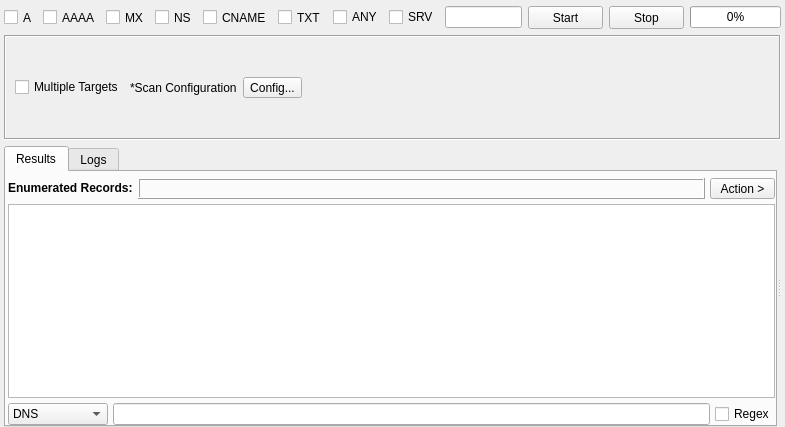
<?xml version="1.0" encoding="UTF-8"?>
<ui version="4.0">
 <class>Dns</class>
 <widget class="QWidget" name="Dns">
  <property name="geometry">
   <rect>
    <x>0</x>
    <y>0</y>
    <width>785</width>
    <height>427</height>
   </rect>
  </property>
  <property name="windowTitle">
   <string>Form</string>
  </property>
  <property name="styleSheet">
   <string notr="true"/>
  </property>
  <layout class="QVBoxLayout" name="verticalLayout_2">
   <property name="leftMargin">
    <number>4</number>
   </property>
   <property name="topMargin">
    <number>6</number>
   </property>
   <property name="rightMargin">
    <number>4</number>
   </property>
   <property name="bottomMargin">
    <number>0</number>
   </property>
   <item>
    <layout class="QHBoxLayout" name="horizontalLayout_3">
     <item>
      <widget class="QCheckBox" name="checkBoxA">
       <property name="maximumSize">
        <size>
         <width>16777215</width>
         <height>15</height>
        </size>
       </property>
       <property name="text">
        <string>A</string>
       </property>
      </widget>
     </item>
     <item>
      <widget class="QCheckBox" name="checkBoxAAAA">
       <property name="maximumSize">
        <size>
         <width>16777215</width>
         <height>15</height>
        </size>
       </property>
       <property name="text">
        <string>AAAA</string>
       </property>
      </widget>
     </item>
     <item>
      <widget class="QCheckBox" name="checkBoxMX">
       <property name="maximumSize">
        <size>
         <width>16777215</width>
         <height>15</height>
        </size>
       </property>
       <property name="font">
        <font>
         <weight>50</weight>
         <bold>false</bold>
        </font>
       </property>
       <property name="text">
        <string>MX</string>
       </property>
      </widget>
     </item>
     <item>
      <widget class="QCheckBox" name="checkBoxNS">
       <property name="maximumSize">
        <size>
         <width>16777215</width>
         <height>15</height>
        </size>
       </property>
       <property name="font">
        <font>
         <weight>50</weight>
         <bold>false</bold>
        </font>
       </property>
       <property name="text">
        <string>NS</string>
       </property>
      </widget>
     </item>
     <item>
      <widget class="QCheckBox" name="checkBoxCNAME">
       <property name="maximumSize">
        <size>
         <width>16777215</width>
         <height>15</height>
        </size>
       </property>
       <property name="font">
        <font>
         <weight>50</weight>
         <bold>false</bold>
        </font>
       </property>
       <property name="text">
        <string>CNAME</string>
       </property>
      </widget>
     </item>
     <item>
      <widget class="QCheckBox" name="checkBoxTXT">
       <property name="maximumSize">
        <size>
         <width>16777215</width>
         <height>15</height>
        </size>
       </property>
       <property name="font">
        <font>
         <weight>50</weight>
         <bold>false</bold>
        </font>
       </property>
       <property name="text">
        <string>TXT</string>
       </property>
      </widget>
     </item>
     <item>
      <widget class="QCheckBox" name="checkBoxANY">
       <property name="text">
        <string>ANY</string>
       </property>
      </widget>
     </item>
     <item>
      <widget class="QCheckBox" name="checkBoxSRV">
       <property name="text">
        <string>SRV</string>
       </property>
      </widget>
     </item>
     <item>
      <widget class="QLineEdit" name="lineEditTarget"/>
     </item>
     <item>
      <widget class="QPushButton" name="buttonStart">
       <property name="sizePolicy">
        <sizepolicy hsizetype="Fixed" vsizetype="Fixed">
         <horstretch>0</horstretch>
         <verstretch>0</verstretch>
        </sizepolicy>
       </property>
       <property name="minimumSize">
        <size>
         <width>75</width>
         <height>23</height>
        </size>
       </property>
       <property name="styleSheet">
        <string notr="true"/>
       </property>
       <property name="text">
        <string>Start</string>
       </property>
      </widget>
     </item>
     <item>
      <widget class="QPushButton" name="buttonStop">
       <property name="sizePolicy">
        <sizepolicy hsizetype="Fixed" vsizetype="Fixed">
         <horstretch>0</horstretch>
         <verstretch>0</verstretch>
        </sizepolicy>
       </property>
       <property name="minimumSize">
        <size>
         <width>75</width>
         <height>23</height>
        </size>
       </property>
       <property name="styleSheet">
        <string notr="true"/>
       </property>
       <property name="text">
        <string>Stop</string>
       </property>
      </widget>
     </item>
     <item>
      <widget class="QProgressBar" name="progressBar">
       <property name="minimumSize">
        <size>
         <width>0</width>
         <height>0</height>
        </size>
       </property>
       <property name="maximumSize">
        <size>
         <width>16777215</width>
         <height>16777215</height>
        </size>
       </property>
       <property name="styleSheet">
        <string notr="true"/>
       </property>
       <property name="value">
        <number>0</number>
       </property>
      </widget>
     </item>
    </layout>
   </item>
   <item>
    <widget class="QFrame" name="frame">
     <property name="frameShape">
      <enum>QFrame::Box</enum>
     </property>
     <property name="frameShadow">
      <enum>QFrame::Sunken</enum>
     </property>
     <layout class="QHBoxLayout" name="horizontalLayout_4">
      <property name="leftMargin">
       <number>9</number>
      </property>
      <property name="topMargin">
       <number>6</number>
      </property>
      <property name="rightMargin">
       <number>9</number>
      </property>
      <property name="bottomMargin">
       <number>6</number>
      </property>
      <item>
       <widget class="QCheckBox" name="checkBoxMultipleTargets">
        <property name="text">
         <string>Multiple Targets</string>
        </property>
        <property name="checked">
         <bool>false</bool>
        </property>
       </widget>
      </item>
      <item>
       <widget class="QLabel" name="label_4">
        <property name="text">
         <string>*Scan Configuration</string>
        </property>
       </widget>
      </item>
      <item>
       <widget class="QToolButton" name="buttonConfig">
        <property name="minimumSize">
         <size>
          <width>0</width>
          <height>19</height>
         </size>
        </property>
        <property name="styleSheet">
         <string notr="true"/>
        </property>
        <property name="text">
         <string>Config...</string>
        </property>
       </widget>
      </item>
      <item>
       <spacer name="horizontalSpacer">
        <property name="orientation">
         <enum>Qt::Horizontal</enum>
        </property>
        <property name="sizeHint" stdset="0">
         <size>
          <width>159</width>
          <height>13</height>
         </size>
        </property>
       </spacer>
      </item>
     </layout>
    </widget>
   </item>
   <item>
    <widget class="QSplitter" name="splitter">
     <property name="orientation">
      <enum>Qt::Horizontal</enum>
     </property>
     <widget class="QWidget" name="layoutWidget">
      <layout class="QHBoxLayout" name="horizontalLayout_2">
       <item>
        <widget class="QTabWidget" name="tabWidgetResults">
         <property name="styleSheet">
          <string notr="true"/>
         </property>
         <property name="currentIndex">
          <number>0</number>
         </property>
         <widget class="QWidget" name="tabResults">
          <attribute name="title">
           <string>Results</string>
          </attribute>
          <layout class="QVBoxLayout" name="verticalLayout_7">
           <property name="spacing">
            <number>5</number>
           </property>
           <property name="leftMargin">
            <number>2</number>
           </property>
           <property name="topMargin">
            <number>6</number>
           </property>
           <property name="rightMargin">
            <number>0</number>
           </property>
           <property name="bottomMargin">
            <number>0</number>
           </property>
           <item>
            <layout class="QHBoxLayout" name="horizontalLayout_6">
             <item>
              <widget class="QLabel" name="label_5">
               <property name="sizePolicy">
                <sizepolicy hsizetype="Maximum" vsizetype="Maximum">
                 <horstretch>0</horstretch>
                 <verstretch>0</verstretch>
                </sizepolicy>
               </property>
               <property name="font">
                <font>
                 <weight>75</weight>
                 <bold>true</bold>
                </font>
               </property>
               <property name="text">
                <string>Enumerated Records:</string>
               </property>
              </widget>
             </item>
             <item>
              <widget class="QLabel" name="labelResultsCount">
               <property name="sizePolicy">
                <sizepolicy hsizetype="Preferred" vsizetype="Preferred">
                 <horstretch>0</horstretch>
                 <verstretch>0</verstretch>
                </sizepolicy>
               </property>
               <property name="minimumSize">
                <size>
                 <width>0</width>
                 <height>0</height>
                </size>
               </property>
               <property name="maximumSize">
                <size>
                 <width>16777215</width>
                 <height>16777215</height>
                </size>
               </property>
               <property name="styleSheet">
                <string notr="true"/>
               </property>
               <property name="frameShape">
                <enum>QFrame::Box</enum>
               </property>
               <property name="frameShadow">
                <enum>QFrame::Raised</enum>
               </property>
               <property name="text">
                <string/>
               </property>
              </widget>
             </item>
             <item>
              <widget class="QToolButton" name="buttonAction">
               <property name="sizePolicy">
                <sizepolicy hsizetype="Fixed" vsizetype="Fixed">
                 <horstretch>0</horstretch>
                 <verstretch>0</verstretch>
                </sizepolicy>
               </property>
               <property name="minimumSize">
                <size>
                 <width>65</width>
                 <height>20</height>
                </size>
               </property>
               <property name="font">
                <font>
                 <weight>50</weight>
                 <bold>false</bold>
                </font>
               </property>
               <property name="styleSheet">
                <string notr="true"/>
               </property>
               <property name="text">
                <string>Action &gt;</string>
               </property>
              </widget>
             </item>
            </layout>
           </item>
           <item>
            <widget class="QTreeView" name="treeViewResults">
             <property name="font">
              <font>
               <family>MS Shell Dlg 2</family>
               <pointsize>8</pointsize>
              </font>
             </property>
             <property name="focusPolicy">
              <enum>Qt::NoFocus</enum>
             </property>
             <property name="contextMenuPolicy">
              <enum>Qt::CustomContextMenu</enum>
             </property>
             <property name="styleSheet">
              <string notr="true"/>
             </property>
             <property name="editTriggers">
              <set>QAbstractItemView::NoEditTriggers</set>
             </property>
             <property name="showDropIndicator" stdset="0">
              <bool>false</bool>
             </property>
             <property name="alternatingRowColors">
              <bool>true</bool>
             </property>
             <property name="selectionMode">
              <enum>QAbstractItemView::ExtendedSelection</enum>
             </property>
             <property name="selectionBehavior">
              <enum>QAbstractItemView::SelectItems</enum>
             </property>
             <property name="verticalScrollMode">
              <enum>QAbstractItemView::ScrollPerPixel</enum>
             </property>
             <property name="indentation">
              <number>15</number>
             </property>
             <property name="uniformRowHeights">
              <bool>true</bool>
             </property>
             <property name="sortingEnabled">
              <bool>false</bool>
             </property>
             <attribute name="headerVisible">
              <bool>false</bool>
             </attribute>
             <attribute name="headerCascadingSectionResizes">
              <bool>true</bool>
             </attribute>
             <attribute name="headerMinimumSectionSize">
              <number>200</number>
             </attribute>
             <attribute name="headerDefaultSectionSize">
              <number>200</number>
             </attribute>
            </widget>
           </item>
           <item>
            <layout class="QHBoxLayout" name="horizontalLayout_7">
             <item>
              <widget class="QComboBox" name="comboBoxFilter">
               <property name="minimumSize">
                <size>
                 <width>100</width>
                 <height>0</height>
                </size>
               </property>
               <item>
                <property name="text">
                 <string>DNS</string>
                </property>
               </item>
               <item>
                <property name="text">
                 <string>Value</string>
                </property>
               </item>
              </widget>
             </item>
             <item>
              <widget class="QLineEdit" name="lineEditFilter"/>
             </item>
             <item>
              <widget class="QCheckBox" name="checkBoxRegex">
               <property name="text">
                <string>Regex</string>
               </property>
              </widget>
             </item>
            </layout>
           </item>
          </layout>
         </widget>
         <widget class="QWidget" name="tabLogs">
          <attribute name="title">
           <string>Logs</string>
          </attribute>
          <layout class="QVBoxLayout" name="verticalLayout_8">
           <property name="leftMargin">
            <number>0</number>
           </property>
           <property name="topMargin">
            <number>2</number>
           </property>
           <property name="rightMargin">
            <number>0</number>
           </property>
           <property name="bottomMargin">
            <number>0</number>
           </property>
           <item>
            <widget class="QPlainTextEdit" name="plainTextEditLogs">
             <property name="readOnly">
              <bool>true</bool>
             </property>
            </widget>
           </item>
          </layout>
         </widget>
        </widget>
       </item>
      </layout>
     </widget>
     <widget class="QWidget" name="layoutWidget">
      <layout class="QHBoxLayout" name="horizontalLayout">
       <item>
        <layout class="QVBoxLayout" name="verticalLayout">
         <item>
          <widget class="InputWidget" name="targets" native="true">
           <property name="minimumSize">
            <size>
             <width>0</width>
             <height>100</height>
            </size>
           </property>
          </widget>
         </item>
         <item>
          <widget class="InputWidget" name="srvWordlist" native="true">
           <property name="minimumSize">
            <size>
             <width>0</width>
             <height>100</height>
            </size>
           </property>
          </widget>
         </item>
        </layout>
       </item>
      </layout>
     </widget>
    </widget>
   </item>
  </layout>
 </widget>
 <customwidgets>
  <customwidget>
   <class>InputWidget</class>
   <extends>QWidget</extends>
   <header>src/widgets/InputWidget.h</header>
   <container>1</container>
  </customwidget>
 </customwidgets>
 <resources/>
 <connections/>
</ui>
